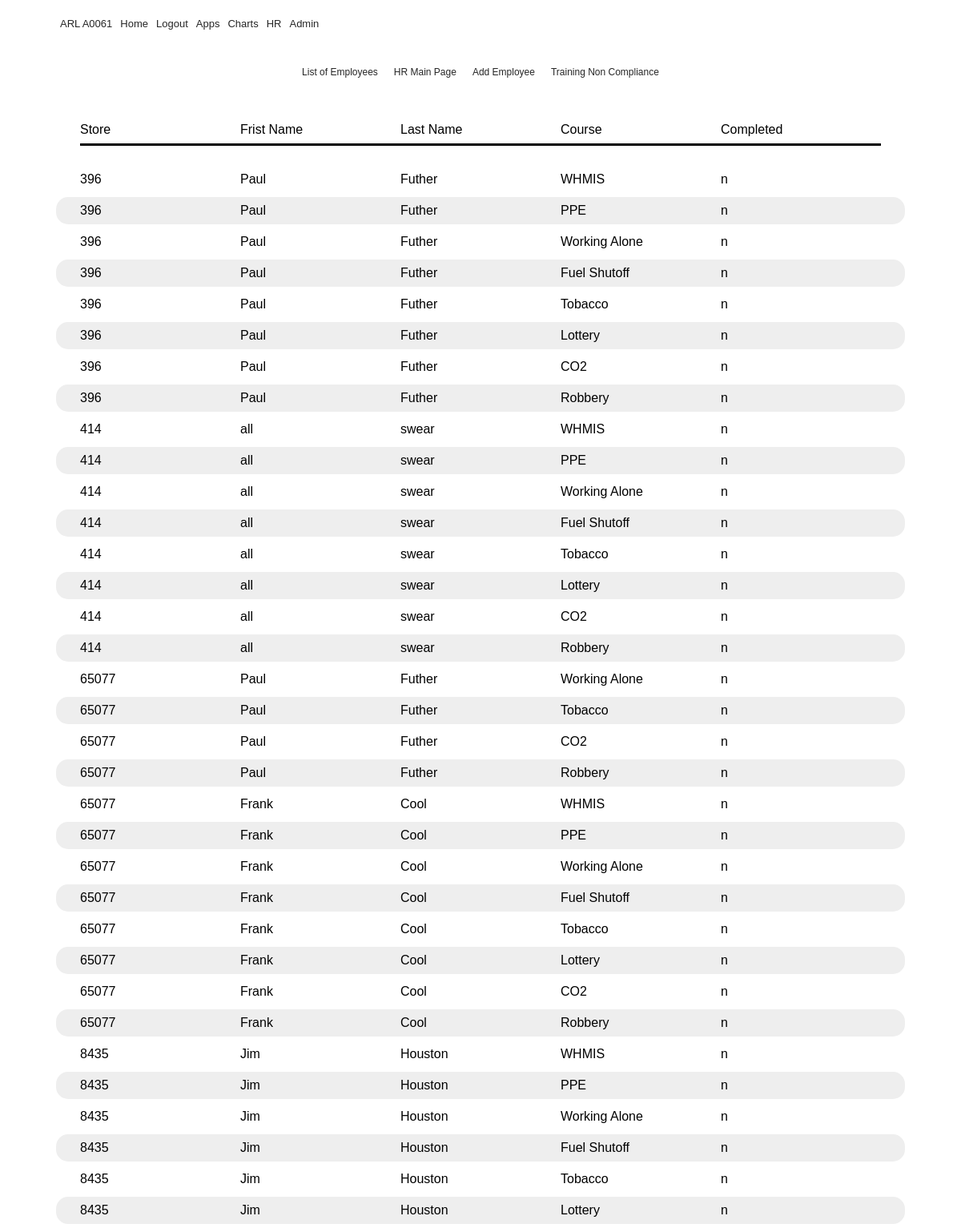
The app's page /trainingcompliance (signed in) with its own data.
### flaskblog/__init__.py (models this page shows, shortened)
class Grade(db.Model):
    id = db.Column(db.Integer(), primary_key=True)
    value = db.Column(db.String(), default="n")
    employee_id = db.Column(Integer(), ForeignKey('employee.id'))
    employee = db.relationship('Employee', backref = 'grades')
    course_id = db.Column(db.Integer(), ForeignKey('course.id'))
    course = db.relationship('Course', backref='grade')

class Employee(db.Model):
    id = db.Column(db.Integer, primary_key=True)
    firstname = db.Column(db.String(20), nullable=False)
    nickname = db.Column(db.String(20), nullable=True)
    lastname = db.Column(db.String(20), nullable=False)
    store = db.Column(db.String)
    addressone = db.Column(db.String(20), nullable=False)
    addresstwo = db.Column(db.String(20), nullable=True)
    apt = db.Column(db.String(20), nullable=True)
    city = db.Column(db.String(20), nullable=False)
    province = db.Column(db.String(20), nullable=False)
    country = db.Column(db.String(20), nullable=False)
    mobilephone = db.Column(db.String(10), nullable=False)
    email = db.Column(db.String(120), nullable=False)
    SIN = db.Column(db.Integer, unique=True, nullable=False)
    sinexpire = db.Column(db.DateTime(), nullable=True)
    created_on = db.Column(db.DateTime(), default=datetime.utcnow)
    updated_on = db.Column(
        db.DateTime(), default=datetime.utcnow, onupdate=datetime.utcnow)
    startdate = db.Column(db.DateTime(), nullable=True)
    enddate = db.Column(db.DateTime(), nullable=True)
    postal = db.Column(db.String(6), nullable=False)
    trainingid = db.Column(db.String(), nullable=False)
    trainingpassword = db.Column(db.String(), nullable=False)
    manager = db.Column(db.String)
    image_file = db.Column(db.String(20), nullable=False,
                           default='default.jpg')
    active = db.Column(db.String(), nullable = False)
    iprismcode = db.Column(db.String(9), nullable=False)
    dob = db.Column(db.DateTime(), nullable=True)

class Course(db.Model):
    id = db.Column(db.Integer(), primary_key=True)
    name = db.Column(db.String(100), nullable=False)

### flaskblog/routes.py (the view)
@app.route("/trainingcompliance", methods=['GET', 'POST'])
@login_required
def trainingcompliance():
    compliance = Grade.query\
            .filter_by(value="n")\
            .join(Employee, Employee.id==Grade.employee_id)\
            .join(Course, Course.id == Grade.course_id)\
            .add_columns(Grade.employee_id, Employee.firstname\
            ,Employee.lastname, Employee.store\
            , Course.name, Grade.value)\
                .order_by(Employee.store)
    return render_template('trainingcompliance.html', compliance = compliance)

### flaskblog/templates/trainingcompliance.html
{% extends "layout.html" %}
{% block content%}
        <div class= "container">
            <nav class="app-nav">
                  <ul class = "app-menu">
                        <ul>
                              <li> <a href="hrlist">List of Employees</a></li>
                        </ul>
                        <ul>
                              <li> <a href="hrhome">HR Main Page</a></li>
                        </ul>
                        <ul>
                              <li> <a href="hr">Add Employee</a></li>
                        </ul>
                        <ul>
                              <li> <a href="trainingcompliance">Training Non Compliance</a></li>
                        </ul>
                  </ul>
            </nav>
      </div>
                <div class = "comptableheader">
                        <div> Store</div>
                        <div> Frist Name</div>
                        <div> Last Name</div>
                        <div> Course</div>
                        <div> Completed</div>
                </div>
                        {% for staff in compliance %}
                        <div class = "comptablecard">
                        <div class = "comphritem1"> {{staff.store}}</div>
                        <div class = "comphritem2"> {{staff.firstname}}</div>
                        <div class = "comphritem3"> {{staff.lastname}}</div>
                        <div class = "comphritem4"> {{staff.name}}</div>
                        <div class = "comphritem5"> {{staff.value}}</div>
                        </div>
                        {% endfor %}
{% endblock content %}

### flaskblog/templates/layout.html (shortened to what this page needs)
<!DOCTYPE html>
<html lang="en">
  <head>
   <link rel="stylesheet" href="https://cdnjs.cloudflare.com/ajax/libs/font-awesome/5.12.0/css/all.min.css" />
   <link rel = "stylesheet" href="/static/main.css">
  </head>
  <body>
    <div class = "container" >
              <nav class="main-nav" >
                  <ul class = "main-menu">
                    <li> <a href="{{ url_for('home')}}">ARL A0061</a></li>
                      <li> <a href="{{ url_for('home')}}">Home</a></li>
                      {% if current_user.is_authenticated %}
                       <li> <a href="{{ url_for('security.logout')}}">Logout</a></li>
                      {% else %}
                      <li> <a href="{{ url_for('login')}}">Login</a></li>
                      {% endif %}
                      <li> <a href="{{ url_for('Applications')}}">Apps</a></li>
                      <li> <a href="{{ url_for('home')}}">Charts</a></li>
                      <li> <a href="{{ url_for('hrhome')}}">HR</a></li>
                      <li> <a href="{{ url_for('admin.index')}}">Admin</a></li>
                  </ul>
              </nav>
    </div>
            <main role="main" class="container">
                    {% block content %}{% endblock %}
              </main>
  </body>
</html>

### flaskblog/static/main.css (style rules this page uses)
* { box-sizing: border-box; margin: 0; padding: 0; }
body { font-family: 'Seqoe UI', Verdana, Geneva, Tahoma, sans-serif; background: white; color: #000; font-size: 16px; line-height: 1.5; }
a { color: #262626; text-decoration: none; }
ul { list-style: none; }
.container { width: 100%; max-width: 1100px; margin: auto; }
.comptableheader { display: grid; grid-template-columns: repeat(5, 1fr); margin: auto; padding-top: 30px; padding-bottom: 5px; padding-left: 30px; padding-right: 30px; margin-right: 20px; margin-left: 20px; height: 100%; border-radius: 15px; margin-bottom: 20px; }
.comptablecard { display: grid; grid-template-columns: repeat(5, 1fr); padding-top: 5px; padding-bottom: 5px; padding-left: 30px; padding-right: 30px; margin-right: 20px; margin-left: 20px; height: 100%; border-radius: 15px; margin-bottom: 5px; justify-items: start; align-items: center; }
.comptableheader>div { border-bottom: solid; padding-bottom: 5px; }
.comptablecard:nth-child(odd) { background: #eee; }
.main-nav { display: flex; align-items: center; justify-content: space-between; height: 60px; padding: 20px 0; font-size: 13px; }
.main-nav ul { display: flex; }
.main-nav ul li { padding: 0 5px; }
.main-nav ul li a { padding-bottom: 2px; }
.main-nav ul.main-menu { flex:1; margin-left: 20px; }
.app-nav { display: flex; align-items: center; justify-content: space-between; height: 60px; padding: 20px 0; font-size: 12px; }
.app-nav ul { display: flex; }
.app-nav ul li { padding: 0 5px; }
.app-nav ul li a { padding-bottom: 5px; }
.app-menu { max-width: 700px; margin: 0 auto; padding:0 20px; display: flex; grid-template-columns: repeat(5, 1fr); grid-gap: 10px; align-items: flex-start; justify-content: center; text-align: center; }

### records on screen
Grade: store "396", firstname "Paul", lastname "Futher", name "WHMIS", value "n"
Grade: store "396", firstname "Paul", lastname "Futher", name "PPE", value "n"
Grade: store "396", firstname "Paul", lastname "Futher", name "Working Alone", value "n"
Grade: store "396", firstname "Paul", lastname "Futher", name "Fuel Shutoff", value "n"
Grade: store "396", firstname "Paul", lastname "Futher", name "Tobacco", value "n"
Grade: store "396", firstname "Paul", lastname "Futher", name "Lottery", value "n"
Grade: store "396", firstname "Paul", lastname "Futher", name "CO2", value "n"
Grade: store "396", firstname "Paul", lastname "Futher", name "Robbery", value "n"
Grade: store "414", firstname "all", lastname "swear", name "WHMIS", value "n"
Grade: store "414", firstname "all", lastname "swear", name "PPE", value "n"
Grade: store "414", firstname "all", lastname "swear", name "Working Alone", value "n"
Grade: store "414", firstname "all", lastname "swear", name "Fuel Shutoff", value "n"
Grade: store "414", firstname "all", lastname "swear", name "Tobacco", value "n"
Grade: store "414", firstname "all", lastname "swear", name "Lottery", value "n"
Grade: store "414", firstname "all", lastname "swear", name "CO2", value "n"
Grade: store "414", firstname "all", lastname "swear", name "Robbery", value "n"
Grade: store "65077", firstname "Paul", lastname "Futher", name "Working Alone", value "n"
Grade: store "65077", firstname "Paul", lastname "Futher", name "Tobacco", value "n"
Grade: store "65077", firstname "Paul", lastname "Futher", name "CO2", value "n"
Grade: store "65077", firstname "Paul", lastname "Futher", name "Robbery", value "n"
Grade: store "65077", firstname "Frank", lastname "Cool", name "WHMIS", value "n"
Grade: store "65077", firstname "Frank", lastname "Cool", name "PPE", value "n"
Grade: store "65077", firstname "Frank", lastname "Cool", name "Working Alone", value "n"
Grade: store "65077", firstname "Frank", lastname "Cool", name "Fuel Shutoff", value "n"
Grade: store "65077", firstname "Frank", lastname "Cool", name "Tobacco", value "n"
Grade: store "65077", firstname "Frank", lastname "Cool", name "Lottery", value "n"
Grade: store "65077", firstname "Frank", lastname "Cool", name "CO2", value "n"
Grade: store "65077", firstname "Frank", lastname "Cool", name "Robbery", value "n"
Grade: store "8435", firstname "Jim", lastname "Houston", name "WHMIS", value "n"
Grade: store "8435", firstname "Jim", lastname "Houston", name "PPE", value "n"
Grade: store "8435", firstname "Jim", lastname "Houston", name "Working Alone", value "n"
Grade: store "8435", firstname "Jim", lastname "Houston", name "Fuel Shutoff", value "n"
Grade: store "8435", firstname "Jim", lastname "Houston", name "Tobacco", value "n"
Grade: store "8435", firstname "Jim", lastname "Houston", name "Lottery", value "n"
